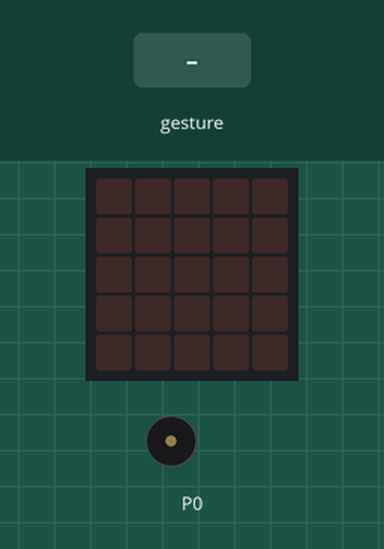
A program run on a simulated BBC micro:bit (MakeCode). Parts: the board's 5×5 LED display, buzzer (waves = sounding). The test bench sets the inputs (shaded band). A tilt is held for 1.5 s and a shake lasts 1 s, then the board lies face up again.

Above: at 1.2 s.
1.3 s: gesture 'tilt right'
At 1.9 s:
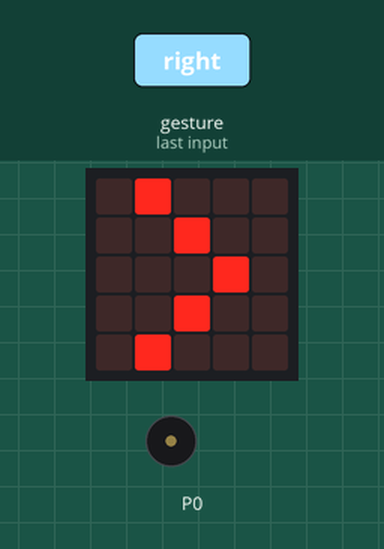
4.3 s: gesture 'tilt left'
At 5.4 s:
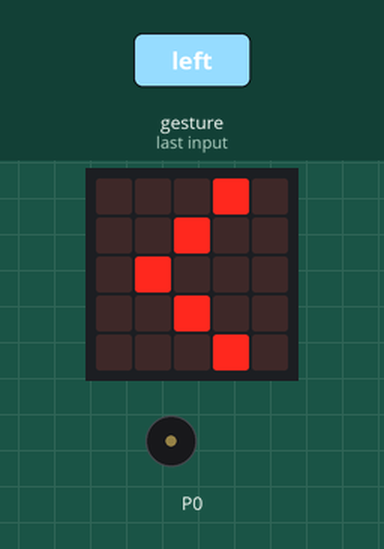
7.0 s: gesture '8g'
At 8.0 s:
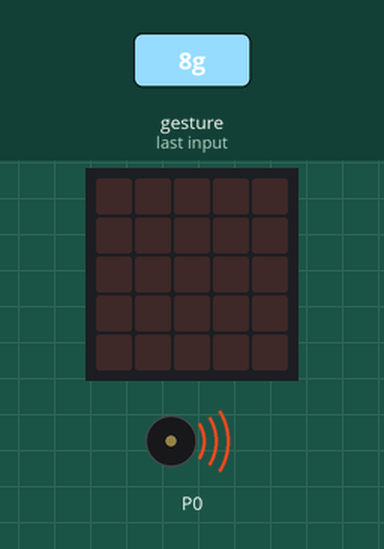
Timing chart, 0 to 16.0 s (numbered marks = the images above; inputs shaded):
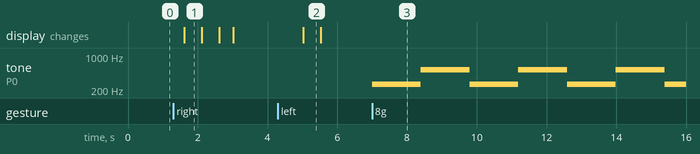

The program:

main.ts
```typescript
input.onGesture(Gesture.EightG, function () {
    music.play(music.stringPlayable("C C5 C C5 C C5 C C5 ", 43), music.PlaybackMode.UntilDone)
})
input.onGesture(Gesture.TiltRight, function () {
    while (input.isGesture(Gesture.TiltRight)) {
        basic.showLeds(`
            . # . . .
            . . # . .
            . . . # .
            . . # . .
            . # . . .
            `)
        basic.pause(100)
        basic.showLeds(`
            . . . . .
            . . . . .
            . . . . .
            . . . . .
            . . . . .
            `)
        basic.pause(100)
    }
})
input.onGesture(Gesture.TiltLeft, function () {
    while (input.isGesture(Gesture.TiltLeft)) {
        basic.showLeds(`
            . . . # .
            . . # . .
            . # . . .
            . . # . .
            . . . # .
            `)
        basic.pause(100)
        basic.showLeds(`
            . . . . .
            . . . . .
            . . . . .
            . . . . .
            . . . . .
            `)
        basic.pause(100)
    }
})
basic.forever(function () {
    if (!(input.isGesture(Gesture.TiltLeft) || input.isGesture(Gesture.TiltRight))) {
        while (!(input.isGesture(Gesture.TiltLeft) || input.isGesture(Gesture.TiltRight))) {
            basic.showLeds(`
                . . . . .
                . . . . .
                . . . . .
                . . . . .
                . . . . .
                `)
        }
    }
})
```

test.ts
```typescript
// aquí va el archivo "tests"; esto no se compilará cuando este paquete se utilice como una extensión.
```

Measured:
- after the input at 1.3 s, the display: changes after 0.31 s (image 1)
- after the input at 4.3 s, the display: changes after 0.72 s (image 2)
- after the input at 7.0 s, tone on P0: alternates 523 Hz for 1.4 s and 262 Hz for 1.4 s, starting at once
- what the display in image 1 shows lasts 0.5 s, from 1.6 s to 2.1 s
